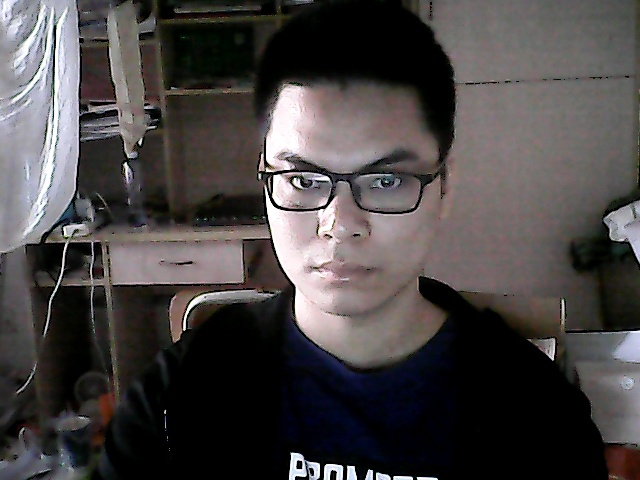
//> input picture 智能门禁系统/insightface-FaceRec/dataset/1711610035/1.jpg, 640 x 480 px
$ ./005特征点提取_SIFT_Lowe"'"'s.cpp'   (built with g++ and OpenCV 4, older OpenCV classes emulated)
//> lines starting //> are read from the running program, lines starting //| are printed output that depends on the picture
#include "highgui/highgui.hpp"
#include "opencv2/nonfree/nonfree.hpp"
#include "opencv2/legacy/legacy.hpp"
#include <iostream>

using namespace cv;
using namespace std;


int main()
{

    Mat image01 = imread("1.jpg", 1);
//> image01 is the input picture: 480 rows x 640 cols, CV_8UC3; mean B, G, R 68.8, 68.8, 72.9
    Mat image02 = imread("2.jpg", 1);
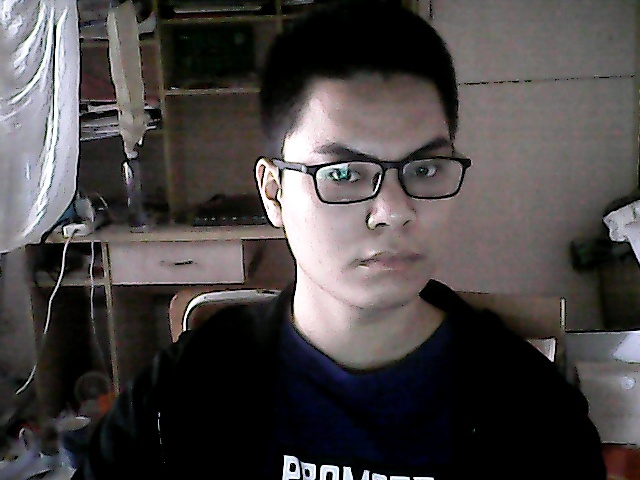
//> input picture 智能门禁系统/insightface-FaceRec/dataset/1711610035/2.jpg, 640 x 480 px
//> image02 is the input picture: 480 rows x 640 cols, CV_8UC3; mean B, G, R 68.7, 68.9, 73.2
    imshow("p2", image01);
    imshow("p1", image02);

    //灰度图转换
    Mat image1, image2;
    cvtColor(image01, image1, CV_RGB2GRAY);
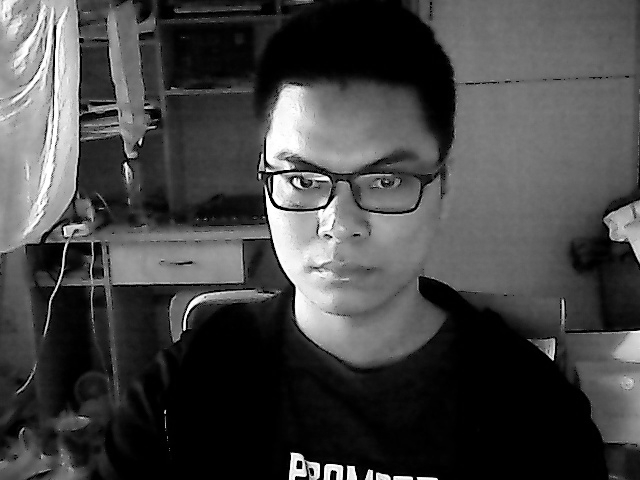
//> image1: 480 rows x 640 cols, CV_8UC1; min 0, max 255, mean 69.3
    cvtColor(image02, image2, CV_RGB2GRAY);
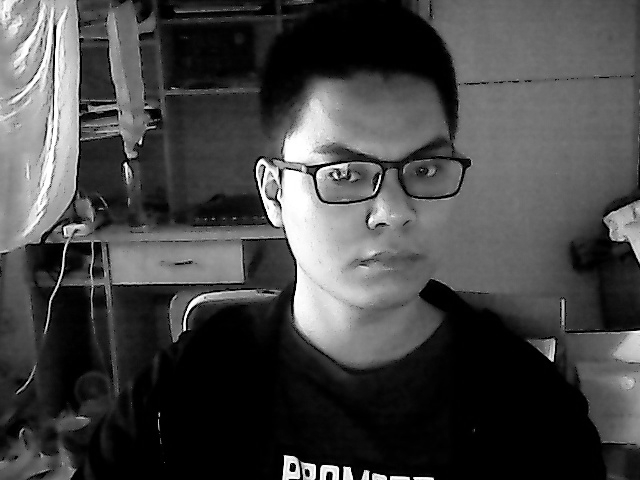
//> image2: 480 rows x 640 cols, CV_8UC1; min 0, max 255, mean 69.4


    //提取特征点
    SiftFeatureDetector siftDetector(800);  // 海塞矩阵阈值，在这里调整精度，值越大点越少，越精准
    vector<KeyPoint> keyPoint1, keyPoint2;
    siftDetector.detect(image1, keyPoint1);
//> keyPoint1 = 565 keypoints; strongest (x, y, size): (299, 465, 4.4), (295, 457, 7.1), (184, 329, 2.1), (351, 469, 5.4)
    siftDetector.detect(image2, keyPoint2);
//> keyPoint2 = 557 keypoints; strongest (x, y, size): (184, 329, 2.1), (377, 186, 2), (125, 164, 2.6), (347, 470, 5.4)

    //特征点描述，为下边的特征点匹配做准备
    SiftDescriptorExtractor SiftDescriptor;
    Mat imageDesc1, imageDesc2;
    SiftDescriptor.compute(image1, keyPoint1, imageDesc1);
    SiftDescriptor.compute(image2, keyPoint2, imageDesc2);

    FlannBasedMatcher matcher;
    vector<vector<DMatch> > matchePoints;
    vector<DMatch> GoodMatchePoints;

    vector<Mat> train_desc(1, imageDesc1);
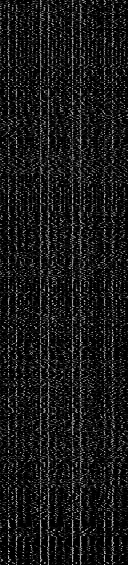
//> train_desc[0]: 565 rows x 128 cols, CV_32FC1; min 0, max 218, mean 24
    matcher.add(train_desc);
    matcher.train();

    matcher.knnMatch(imageDesc2, matchePoints, 2);
//> matchePoints = 557 matches
    cout << "total match points: " << matchePoints.size() << endl;
//| total match points: 557

    // Lowe's algorithm,获取优秀匹配点
    for (int i = 0; i < matchePoints.size(); i++)
    {
        if (matchePoints[i][0].distance < 0.6 * matchePoints[i][1].distance)
        {
            GoodMatchePoints.push_back(matchePoints[i][0]);
        }
    }
//> after the loop, GoodMatchePoints = 139 matches

    Mat first_match;
    drawMatches(image02, keyPoint2, image01, keyPoint1, GoodMatchePoints, first_match);
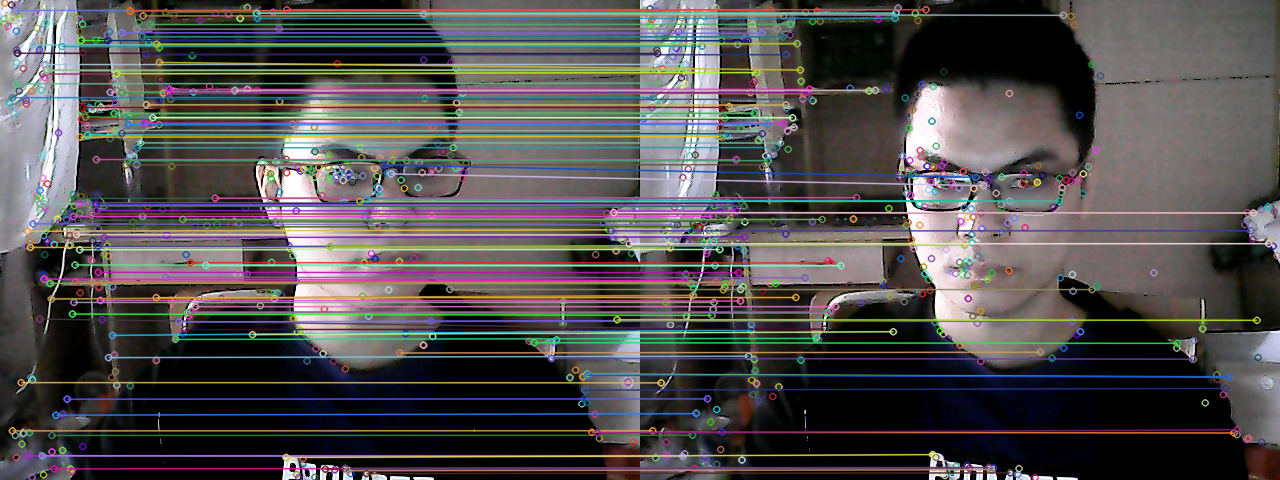
//> first_match: 480 rows x 1280 cols, CV_8UC3; mean B, G, R 79.1, 78.4, 81.9
    imshow("first_match ", first_match);
    imwrite("first_match.jpg", first_match);
    waitKey();
    return 0;
}
